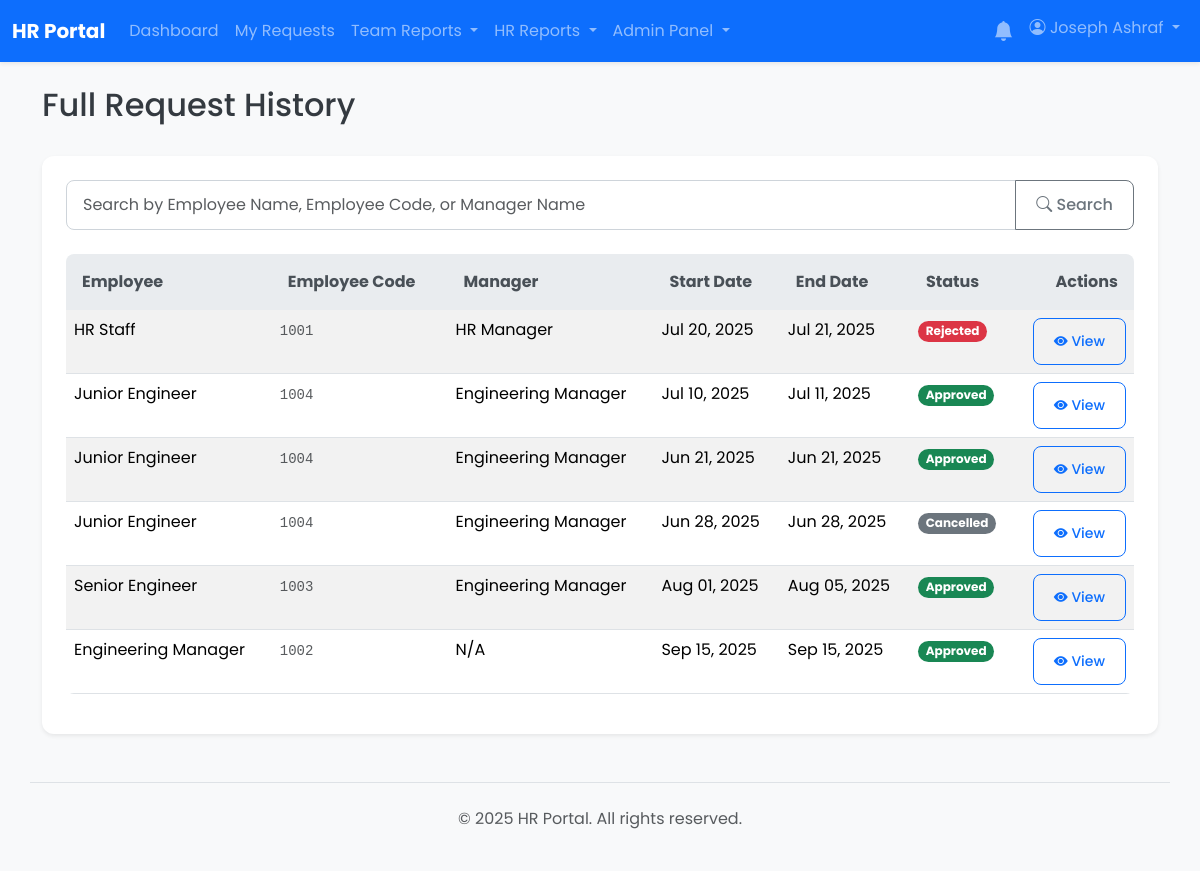
Page /reports/hr_history.php (signed in) on the committed database.
### tables this page shows
CREATE TABLE `vacation_requests` (
  `id` int(11) NOT NULL,
  `user_id` int(11) NOT NULL,
  `start_date` date NOT NULL,
  `end_date` date NOT NULL,
  `duration_days` int(11) DEFAULT NULL,
  `reason` text DEFAULT NULL,
  `manager_id` int(11) DEFAULT NULL,
  `status` enum('pending_manager','pending_hr','approved','rejected','cancelled') NOT NULL DEFAULT 'pending_manager',
  `leave_type_id` int(11) DEFAULT NULL,
  `manager_action_at` timestamp NULL DEFAULT NULL,
  `hr_id` int(11) DEFAULT NULL,
  `hr_action_at` timestamp NULL DEFAULT NULL,
  `rejection_reason` text DEFAULT NULL,
  `created_at` timestamp NOT NULL DEFAULT current_timestamp()
);

CREATE TABLE `users` (
  `id` int(11) NOT NULL,
  `employee_code` varchar(50) DEFAULT NULL,
  `full_name` varchar(255) NOT NULL,
  `email` varchar(255) NOT NULL,
  `password` varchar(255) NOT NULL,
  `role` enum('user','manager','hr','hr_manager','admin') NOT NULL DEFAULT 'user',
  `shift_id` int(11) DEFAULT NULL,
  `department_id` int(11) DEFAULT NULL,
  `direct_manager_id` int(11) DEFAULT NULL,
  `is_active` tinyint(1) NOT NULL DEFAULT 1,
  `must_change_password` tinyint(1) NOT NULL DEFAULT 0,
  `created_at` timestamp NOT NULL DEFAULT current_timestamp(),
  `updated_at` timestamp NOT NULL DEFAULT current_timestamp() ON UPDATE current_timestamp(),
  `manager_id` int(11) DEFAULT NULL
);

### app/core/helpers.php (called while the page is built, shortened)
<?php
function getStatusBadgeClass($status) {
    $map = [
        'pending_manager' => 'bg-warning text-dark',
        'pending_hr' => 'bg-info text-dark',
        'approved' => 'bg-success',
        'rejected' => 'bg-danger',
        'cancelled' => 'bg-secondary',
        'pending_cancellation_hr' => 'bg-warning text-dark',
    ];
    return $map[$status] ?? 'bg-light text-dark';
}
function getStatusText($status) {
    return ucwords(str_replace('_', ' ', $status));
}

### reports/hr_history.php (the view, shortened to what this page needs)
<?php
require_once __DIR__ . '/../app/core/database.php';
require_once __DIR__ . '/../app/core/helpers.php';
$sql = "
    SELECT r.*, u.full_name AS user_name, u.employee_code AS user_employee_code, m.full_name AS manager_name
    FROM vacation_requests r
    JOIN users u ON r.user_id = u.id
    LEFT JOIN users m ON r.manager_id = m.id
";
$params = [];
$sql .= " ORDER BY r.created_at DESC";
try {
    $stmt = $pdo->prepare($sql);
    $stmt->execute($params);
    $requests = $stmt->fetchAll();
} catch (PDOException $e) {
    error_log("Error fetching HR history: " . $e->getMessage());
    $requests = [];
}
include __DIR__ . '/../app/templates/header.php';
?>
<div class="d-flex justify-content-between align-items-center mb-4">
    <h1 class="h2">Full Request History</h1>
</div>
<div class="card shadow-sm">
    <div class="card-body">
        <form action="hr_history.php" method="get" class="mb-4">
            <div class="input-group">
                <input type="text" class="form-control" placeholder="Search by Employee Name, Employee Code, or Manager Name" name="search" value="<?= htmlspecialchars($_GET['search'] ?? '') ?>">
                <button class="btn btn-outline-secondary" type="submit"><i class="bi bi-search"></i> Search</button>
            </div>
        </form>
        <div class="table-responsive">
            <table class="table table-striped table-hover">
                <thead class="table-light"><tr><th>Employee</th><th>Employee Code</th><th>Manager</th><th>Start Date</th><th>End Date</th><th>Status</th><th class="text-end">Actions</th></tr></thead> <tbody>
                    <?php if (empty($requests)): ?>
                        <tr><td colspan="7" class="text-center text-muted p-4">No requests found in the system.</td></tr> <?php else: ?>
                        <?php foreach ($requests as $request): ?>
                            <tr>
                                <td><?= htmlspecialchars($request['user_name']) ?></td>
                                <td><code class="text-muted"><?= htmlspecialchars($request['user_employee_code'] ?? 'N/A') ?></code></td> <td><?= htmlspecialchars($request['manager_name'] ?? 'N/A') ?></td>
                                <td><?= date('M d, Y', strtotime($request['start_date'])) ?></td>
                                <td><?= date('M d, Y', strtotime($request['end_date'])) ?></td>
                                <td><span class="badge rounded-pill <?= getStatusBadgeClass($request['status']) ?>"><?= getStatusText($request['status']) ?></span></td>
                                <td class="text-end"><a href="/requests/view.php?id=<?= htmlspecialchars($request['id']) ?>" class="btn btn-sm btn-outline-primary"><i class="bi bi-eye-fill"></i> View</a></td>
                            </tr>
                        <?php endforeach; ?>
                    <?php endif; ?>
                </tbody>
            </table>
        </div>
    </div>
</div>
<?php include __DIR__ . '/../app/templates/footer.php'; ?>

### css/style.css (style rules this page uses)
* { box-sizing: border-box; }
html, body { height: 100%; margin: 0; padding: 0; }
body { font-family: 'Poppins', sans-serif; background-color: #f0f2f5; color: #343a40; }
a { color: #007bff; text-decoration: none; transition: color 0.2s ease-in-out; }
.card { border: none; border-radius: 0.75rem; box-shadow: 0 4px 12px rgba(0, 0, 0, 0.08); }
.card-body { padding: 1.5rem; }
.form-control, .form-select { border-radius: 0.5rem; border: 1px solid #ced4da; padding: 0.75rem 1rem; }
.btn { border-radius: 0.5rem; font-weight: 500; padding: 0.75rem 1.25rem; }
.table { border-radius: 0.5rem; overflow: hidden; }
.table thead th { background-color: #e9ecef; color: #495057; border-bottom: none; padding: 1rem; }
.table-striped tbody tr:nth-of-type(odd) { background-color: #f8f9fa; }

### rows in the picture
vacation_requests: user.full_name "HR Staff", user.employee_code "1001", manager.full_name "HR Manager", start_date "Jul 20, 2025", end_date "Jul 21, 2025", status "Rejected"
vacation_requests: user.full_name "Junior Engineer", user.employee_code "1004", manager.full_name "Engineering Manager", start_date "Jul 10, 2025", end_date "Jul 11, 2025", status "Approved"
vacation_requests: user.full_name "Junior Engineer", user.employee_code "1004", manager.full_name "Engineering Manager", start_date "Jun 21, 2025", end_date "Jun 21, 2025", status "Approved"
vacation_requests: user.full_name "Junior Engineer", user.employee_code "1004", manager.full_name "Engineering Manager", start_date "Jun 28, 2025", end_date "Jun 28, 2025", status "Cancelled"
vacation_requests: user.full_name "Senior Engineer", user.employee_code "1003", manager.full_name "Engineering Manager", start_date "Aug 01, 2025", end_date "Aug 05, 2025", status "Approved"
vacation_requests: user.full_name "Engineering Manager", user.employee_code "1002", manager_name "N/A", start_date "Sep 15, 2025", end_date "Sep 15, 2025", status "Approved"

### other values in the picture
SITE_NAME "HR Portal"
$_SESSION['full_name'] "Joseph Ashraf"
